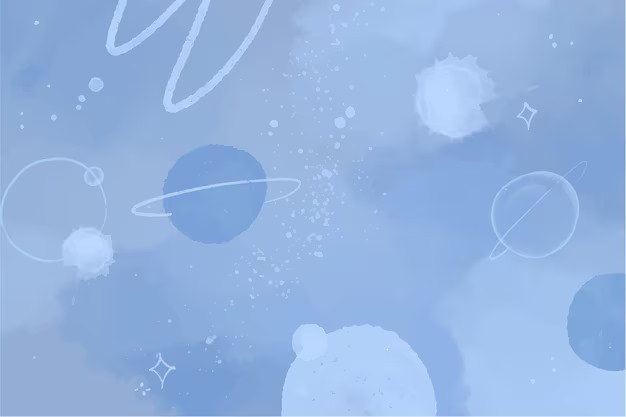
#> input picture transformation/image1.jpg, 626 x 417 px, found by its file name
$ python exp1.py
#> lines starting #> are read from the running program, lines starting #| are printed output that depends on the picture
# opencv-python numpy matplotlib
# Build a Data Augmentation Pipeline —
# that means: take a few original images, randomly transform them, and generate new versions to expand your dataset.


import cv2
import numpy as np
import os
import random
import matplotlib.pyplot as plt

# 1. load sample image
image = cv2.imread(cv2.samples.findFile('image1.jpg'))
#> image is the input picture: shape (417, 626, 3); mean B, G, R 225, 180.4, 148.8
if image is None:
    image = np.zeros((200,200,3), dtype=np.uint8)
    cv2.putText(image, 'A.I.', (50,120),  cv2.FONT_HERSHEY_SIMPLEX, 2, (255, 255, 255), 3)

rows, cols = image.shape[:2]   #image height , width in  pixel
#> rows = 417; cols = 626

# 2. function to apply random transformation

def random_affine_transformation(img):
    #  random rotation btw -30 & 30 degree
    angle = random.uniform(-30,30)

    # random scaling btw 0.8x - 1.2x
    scale = random.uniform(0.8,1.2)

    # random shear btw -0.3 & 0.3
    shear = random.uniform(-0.3,0.3)

    #  random flip choice
    flip_horizontal = random.choice([True , False])
    flip_vertical = random.choice([True, False])

    # roatatio & scale matrix
    M_rot = cv2.getRotationMatrix2D((cols/2, rows/2), angle, scale)

    # shear matrix
    # convert 2x3 rotation matrix into 3x3
    M_rot_3x3 = np.vstack([M_rot, [0,0,1]])
    shear_matrix = np.array([[1,shear,0],
                             [shear,1,0],
                             [0,0,1]], dtype=np.float32)

    # combine rotation/scale and shear
    M_combined = shear_matrix @ M_rot_3x3

    # convert back to 2x3 for warpaffine
    M_affine = M_combined[:2, :]

    # apply transformation
    transformed = cv2.warpAffine(img, M_affine, (cols, rows),borderMode=cv2.BORDER_REFLECT)

    # apply random flips
    if flip_horizontal:
        transformed = cv2.flip(transformed, 1)
    if flip_vertical:
        transformed = cv2.flip(transformed, 0)

    return transformed

# 3. generate augmented dataset
augmented_images = [random_affine_transformation(image) for _ in range(8)]
#> in random_affine_transformation (call 6), `angle = random.uniform(-30,30)`: angle = 3.59
#> in random_affine_transformation (call 6), `M_rot = cv2.getRotationMatrix2D((cols/2, rows/2), angle, scale)`: M_rot = [[0.94, 0.0589, 6.6], [-0.0589, 0.94, 31.03]]
#> in random_affine_transformation (call 6), `M_rot_3x3 = np.vstack([M_rot, [0,0,1]])`: M_rot_3x3 = [[0.94, 0.0589, 6.6], [-0.0589, 0.94, 31.03], [0, 0, 1]]
#> in random_affine_transformation (call 6), `M_combined = shear_matrix @ M_rot_3x3`: M_combined = [[0.946, -0.0447, 3.17], [-0.163, 0.933, 30.3], [0, 0, 1]]
#> in random_affine_transformation (call 6), `M_affine = M_combined[:2, :]`: M_affine = [[0.946, -0.0447, 3.17], [-0.163, 0.933, 30.3]]
#> in random_affine_transformation (call 6), `transformed = cv2.flip(transformed, 1)`:
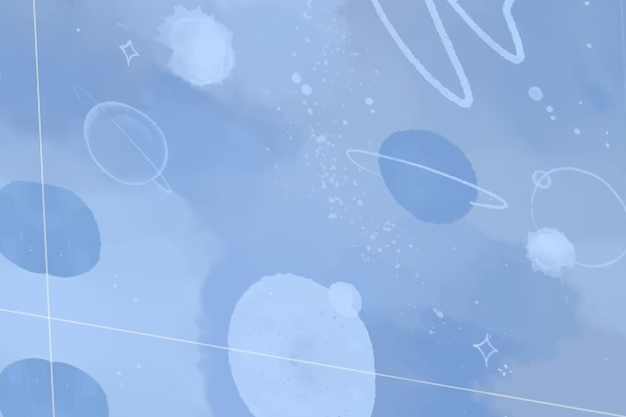
#> transformed: shape (417, 626, 3); mean B, G, R 226.1, 181.1, 148.9
#> in random_affine_transformation (call 7), `angle = random.uniform(-30,30)`: angle = -3.44
#> in random_affine_transformation (call 7), `M_rot = cv2.getRotationMatrix2D((cols/2, rows/2), angle, scale)`: M_rot = [[1.01, -0.0605, 10.51], [0.0605, 1.01, -20.33]]
#> in random_affine_transformation (call 7), `M_rot_3x3 = np.vstack([M_rot, [0,0,1]])`: M_rot_3x3 = [[1.01, -0.0605, 10.51], [0.0605, 1.01, -20.33], [0, 0, 1]]
#> in random_affine_transformation (call 7), `M_combined = shear_matrix @ M_rot_3x3`: M_combined = [[0.991, -0.325, 15.85], [-0.204, 1.02, -23.09], [0, 0, 1]]
#> in random_affine_transformation (call 7), `M_affine = M_combined[:2, :]`: M_affine = [[0.991, -0.325, 15.85], [-0.204, 1.02, -23.09]]
#> in random_affine_transformation (call 7), `transformed = cv2.warpAffine(img, M_affine, (cols, rows),borderMode=cv..`:
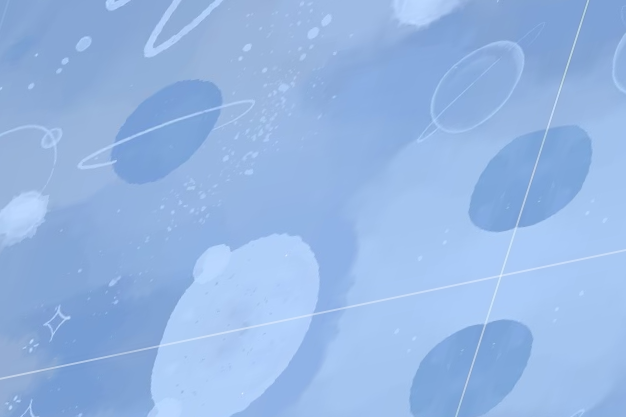
#> transformed: shape (417, 626, 3); mean B, G, R 228.7, 183, 149.9
#> in random_affine_transformation (call 7), `transformed = cv2.flip(transformed, 1)`:
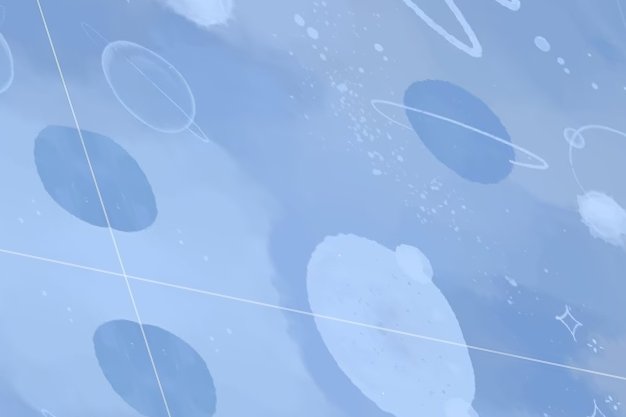
#> transformed: shape (417, 626, 3); mean B, G, R 228.7, 183, 149.9
#> in random_affine_transformation (call 7), `transformed = cv2.flip(transformed, 0)`:
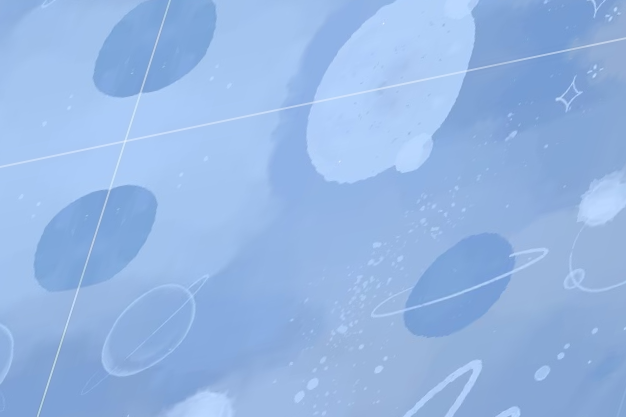
#> transformed: shape (417, 626, 3); mean B, G, R 228.7, 183, 149.9
#> in random_affine_transformation (call 8), `angle = random.uniform(-30,30)`: angle = 13.18
#> in random_affine_transformation (call 8), `M_rot = cv2.getRotationMatrix2D((cols/2, rows/2), angle, scale)`: M_rot = [[0.934, 0.219, -25.04], [-0.219, 0.934, 82.2]]
#> in random_affine_transformation (call 8), `M_rot_3x3 = np.vstack([M_rot, [0,0,1]])`: M_rot_3x3 = [[0.934, 0.219, -25.04], [-0.219, 0.934, 82.2], [0, 0, 1]]
#> in random_affine_transformation (call 8), `M_combined = shear_matrix @ M_rot_3x3`: M_combined = [[0.892, 0.401, -9.02], [-0.0367, 0.977, 77.32], [0, 0, 1]]
#> in random_affine_transformation (call 8), `M_affine = M_combined[:2, :]`: M_affine = [[0.892, 0.401, -9.02], [-0.0367, 0.977, 77.32]]
#> in random_affine_transformation (call 8), `transformed = cv2.warpAffine(img, M_affine, (cols, rows),borderMode=cv..`:
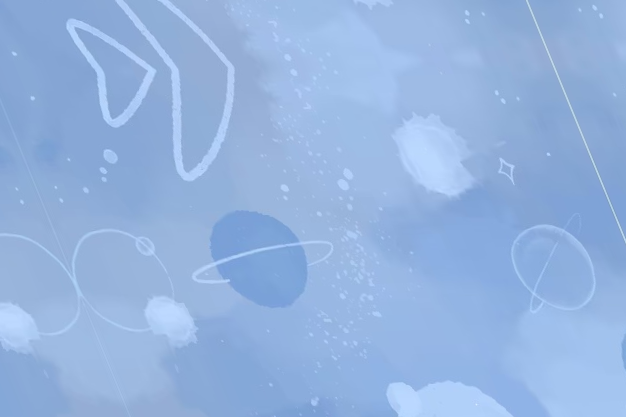
#> transformed: shape (417, 626, 3); mean B, G, R 223.5, 179.6, 148.5
#> in random_affine_transformation (call 8), `transformed = cv2.flip(transformed, 1)`:
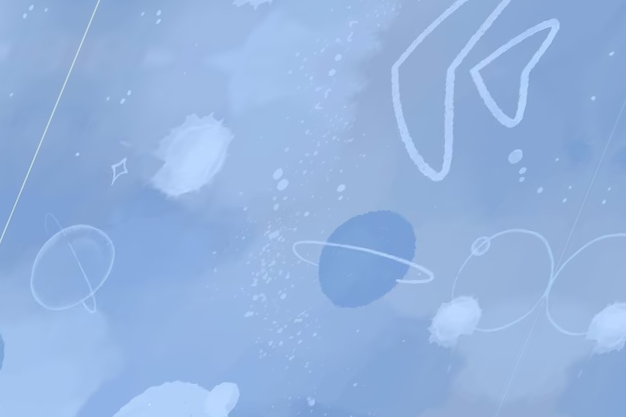
#> transformed: shape (417, 626, 3); mean B, G, R 223.5, 179.6, 148.5
#> augmented_images = 8 items

# 4. display original and augmented images
plt.figure(figsize=(8,8))
plt.subplot(3,3,1)
plt.imshow(cv2.cvtColor(image, cv2.COLOR_BGR2RGB))
plt.title("Original")
plt.axis("off")

for i, aug_img in enumerate(augmented_images):
    plt.subplot(3,3,i+2)
    plt.imshow(cv2.cvtColor(aug_img, cv2.COLOR_BGR2RGB))
    plt.title(f"Aug{i+1}")
    plt.axis("off")
#> this loop made 8 passes

plt.tight_layout()
plt.show()
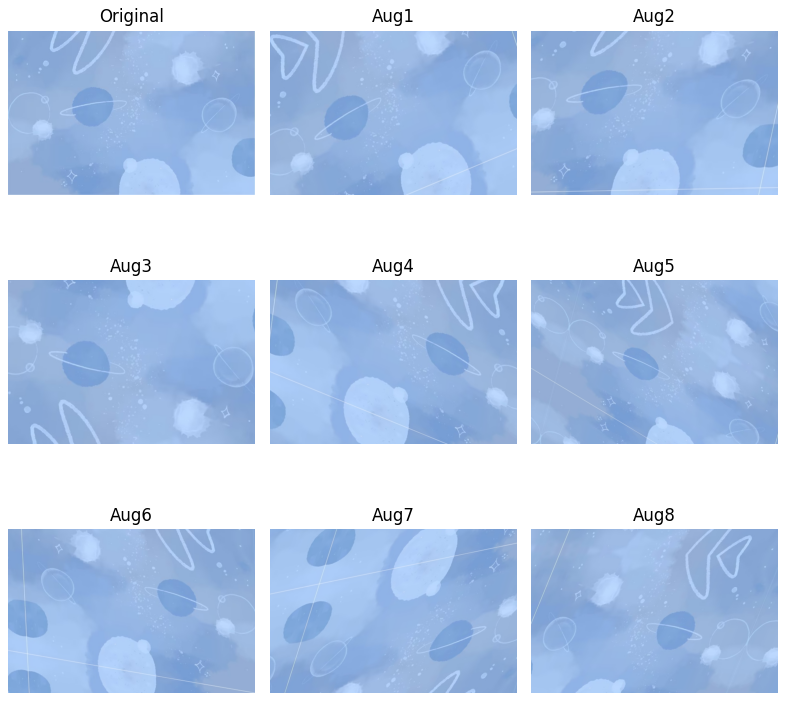
#> figure drawn by matplotlib, 9 panels
